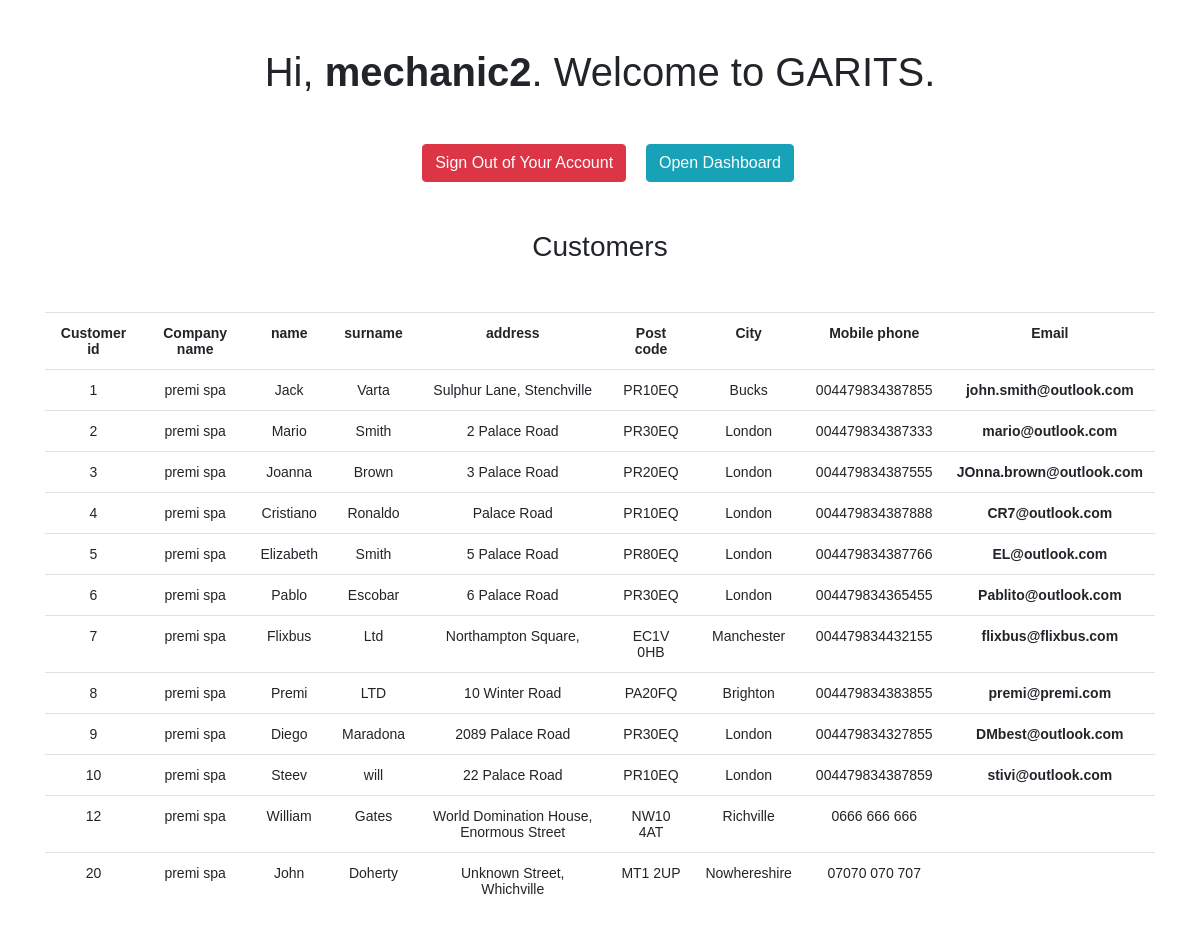
Page /customer/viewCustomers.php (signed in) on the committed database.
### tables this page shows
CREATE TABLE `Customer` (
  `customer_id` int(10) NOT NULL AUTO_INCREMENT,
  `company_name` varchar(50) DEFAULT NULL,
  `name` varchar(50) NOT NULL,
  `surname` varchar(50) NOT NULL,
  `address` varchar(100) NOT NULL,
  `post_code` varchar(10) NOT NULL,
  `city` varchar(50) NOT NULL,
  `mobile_telephone` varchar(20) DEFAULT NULL,
  `home_telephone` varchar(20) DEFAULT NULL,
  `email` varchar(50) DEFAULT NULL,
  `pay_late` tinyint(1) DEFAULT NULL,
  `DiscountID` int(11) DEFAULT NULL,
  PRIMARY KEY (`customer_id`),
  KEY `DiscountID` (`DiscountID`)
);

### customer/viewCustomers.php (the view, shortened to what this page needs)
<?php
require_once "../config.php";
$role = $_SESSION['role'];
?>
<!DOCTYPE html>
<html lang="en">
<head>
    <link rel="stylesheet" href="https://cdn.jsdelivr.net/npm/bootstrap@4.6.1/dist/css/bootstrap.min.css">
</head>
<body>
    <h1 class="my-5">Hi, <b><?php echo htmlspecialchars($_SESSION["username"]); ?></b>. Welcome to GARITS.</h1>
    <p>
        <a href="../logout.php" class="btn btn-danger ml-3">Sign Out of Your Account</a>
        <a href="../<?php echo $role ?>.php" class="btn btn-info ml-3">Open Dashboard</a>
        <?php
            $query = "SELECT * FROM Customer";
            $result = mysqli_query($conn, $query);
        echo "<h3 class='my-5'>Customers</h1>";
        echo "<div class='container'>";
        echo "<div class='row-fluid'>";
            echo "<div class='col-xs-12'>";
            echo "<div class='table-responsive'>";
                echo "<table class='table table-hover table-inverse'>";
                echo "<tr>";
                echo "<th>Customer id</th>";
                echo "<th>Company name</th>";
                echo "<th>name</th>";
                echo "<th>surname</th>";
                echo "<th>address</th>";
                echo "<th>Post code</th>";
                echo "<th>City</th>";
                echo "<th>Mobile phone</th>";
                echo "<th>Email</th>";
                echo "</tr>";
                if ($result->num_rows > 0) {
                    while($row = $result->fetch_assoc()) {
                        echo "<tr>";
                        echo "<td>" . $row["customer_id"] . "</td>";
                        echo "<td>" . $row["company_name"] . "</td>";
                        echo "<td>" . $row["name"] . "</td>";
                        echo "<td>" . $row["surname"] . "</td>";
                        echo "<td>" . $row['address'] . "</td>";
                        echo "<td>" . $row['post_code'] . "</td>";
                        echo "<td>" . $row['city'] . "</td>";
                        echo "<td>" . $row['mobile_telephone'] . "</td>";
                        echo "<th>". $row['email'] ."</th>";
                        echo "</tr>";
                    }
                } else {
                    echo "0 results";
                }
                echo "</table>";
            echo "</div>";
            echo "</div>";

### customer/viewCustomers.php (style rules this page uses)
body { font: 14px sans-serif; text-align: center; }

### rows in the picture
customer: customer_id "1", company_name "premi spa", name "Jack", surname "Varta", address "Sulphur Lane, Stenchville", post_code "PR10EQ", city "Bucks", mobile_telephone "004479834387855", email "john.smith@outlook.com"
customer: customer_id "2", company_name "premi spa", name "Mario", surname "Smith", address "2 Palace Road", post_code "PR30EQ", city "London", mobile_telephone "004479834387333", email "mario@outlook.com"
customer: customer_id "3", company_name "premi spa", name "Joanna", surname "Brown", address "3 Palace Road", post_code "PR20EQ", city "London", mobile_telephone "004479834387555", email "JOnna.brown@outlook.com"
customer: customer_id "4", company_name "premi spa", name "Cristiano", surname "Ronaldo", address "Palace Road", post_code "PR10EQ", city "London", mobile_telephone "004479834387888", email "CR7@outlook.com"
customer: customer_id "5", company_name "premi spa", name "Elizabeth", surname "Smith", address "5 Palace Road", post_code "PR80EQ", city "London", mobile_telephone "004479834387766", email "EL@outlook.com"
customer: customer_id "6", company_name "premi spa", name "Pablo", surname "Escobar", address "6 Palace Road", post_code "PR30EQ", city "London", mobile_telephone "004479834365455", email "Pablito@outlook.com"
customer: customer_id "7", company_name "premi spa", name "Flixbus", surname "Ltd", address "Northampton Square,", post_code "EC1V 0HB", city "Manchester", mobile_telephone "004479834432155", email "flixbus@flixbus.com"
customer: customer_id "8", company_name "premi spa", name "Premi", surname "LTD", address "10 Winter Road", post_code "PA20FQ", city "Brighton", mobile_telephone "004479834383855", email "premi@premi.com"
customer: customer_id "9", company_name "premi spa", name "Diego", surname "Maradona", address "2089 Palace Road", post_code "PR30EQ", city "London", mobile_telephone "004479834327855", email "DMbest@outlook.com"
customer: customer_id "10", company_name "premi spa", name "Steev", surname "will", address "22 Palace Road", post_code "PR10EQ", city "London", mobile_telephone "004479834387859", email "stivi@outlook.com"
customer: customer_id "12", company_name "premi spa", name "William", surname "Gates", address "World Domination House, Enormous Street", post_code "NW10 4AT", city "Richville", mobile_telephone "0666 666 666"
customer: customer_id "20", company_name "premi spa", name "John", surname "Doherty", address "Unknown Street, Whichville", post_code "MT1 2UP", city "Nowhereshire", mobile_telephone "07070 070 707"

### other values in the picture
$_SESSION["username"] "mechanic2"
